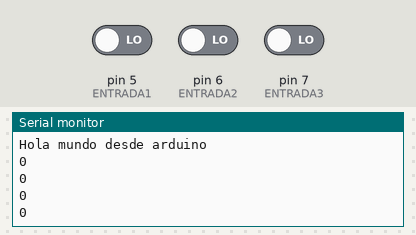
This sketch was run on a simulated Arduino Uno, built with avr-gcc and run on an emulated ATmega328P. On the bench: the last lines printed to the serial monitor. The inputs (shaded band) are chosen by the test bench; at power-on: pin 5 (ENTRADA1) LOW, pin 6 (ENTRADA2) LOW, pin 7 (ENTRADA3) LOW.

Above: at 1.8 s.
1.9 s: pin 5 (ENTRADA1) driven HIGH
At 2.4 s:
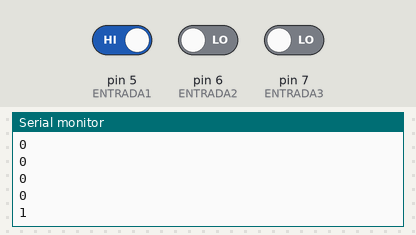
3.4 s: pin 6 (ENTRADA2) driven HIGH
At 3.9 s:
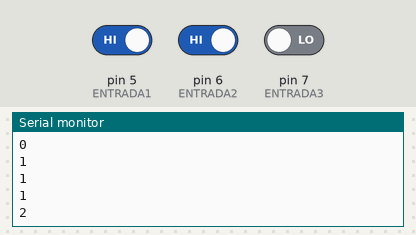
4.9 s: pin 7 (ENTRADA3) driven HIGH
At 5.4 s:
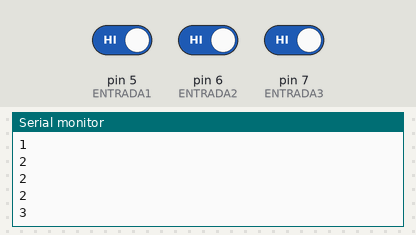
Timing chart, 0 to 7.9 s (numbered marks = the images above; inputs shaded):
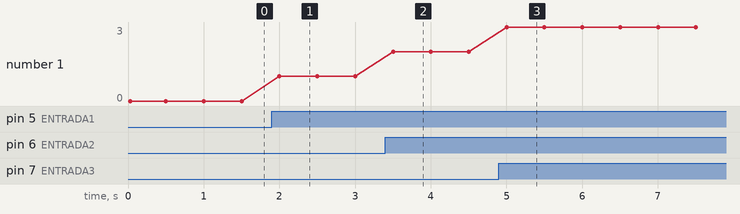

Measured:
- after the input at 1.9 s, the serial monitor: prints a new line after 0.10 s (image 1)
- after the input at 3.4 s, the serial monitor: prints a new line after 0.10 s (image 2)
- after the input at 4.9 s, the serial monitor: prints a new line after 0.10 s (image 3)
- plotted number 1: 0 → 1 after the input at 1.9 s, 1 → 2 after the input at 3.4 s, 2 → 3 after the input at 4.9 s

The sketch:

proyectoDosSEL.ino
```cpp
//declaración de pines de entrada
const int ENTRADA1 = 5;
const int ENTRADA2 = 6;
const int ENTRADA3 = 7;
//declaración de variables
int dato1 = 0;
int dato2 = 0;
int dato3 = 0;
int data = 0;

void setup() {
  //configuración de la comunicación serial
  Serial.begin(9600);
  //esperando conexión al puerto serie
  while(!Serial){}
  //inicio de la comunicación
  Serial.println("Hola mundo desde arduino");
}

void loop() {
  // lectura de los pines
  dato1 = digitalRead(ENTRADA1);
  dato2 = digitalRead(ENTRADA2);
  dato3 = digitalRead(ENTRADA3);
  //recopilación de los datos
  data = dato1+dato2+dato3;
  //envío de la información
  Serial.println(data);
  delay(500);
}
```
